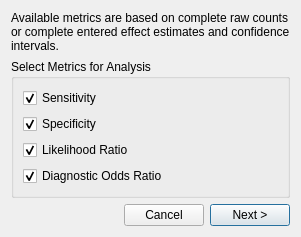
<?xml version="1.0" encoding="UTF-8"?>
<ui version="4.0">
 <class>DiagnosticMetricsDialog</class>
 <widget class="QDialog" name="DiagnosticMetricsDialog">
  <property name="windowModality"><enum>Qt::ApplicationModal</enum></property>
  <property name="geometry"><rect><x>0</x><y>0</y><width>0</width><height>0</height></rect></property>
  <property name="windowTitle"><string>Diagnostic Metrics</string></property>
  <property name="windowIcon"><iconset><normaloff>:/misc/meta.png</normaloff>:/misc/meta.png</iconset></property>
  <layout class="QVBoxLayout" name="dialog_layout">
   <item>
    <widget class="QScrollArea" name="content_scroll">
     <property name="frameShape"><enum>QFrame::NoFrame</enum></property>
     <property name="widgetResizable"><bool>true</bool></property>
     <widget class="QWidget" name="content_widget">
      <property name="geometry"><rect><x>0</x><y>0</y><width>440</width><height>240</height></rect></property>
      <layout class="QVBoxLayout" name="content_layout">
       <property name="leftMargin"><number>0</number></property><property name="topMargin"><number>0</number></property><property name="rightMargin"><number>0</number></property><property name="bottomMargin"><number>0</number></property>
       <item><widget class="QLabel" name="availability_label"><property name="text"><string>Available metrics are based on complete raw counts or complete entered effect estimates and confidence intervals.</string></property><property name="wordWrap"><bool>true</bool></property></widget></item>
       <item>
        <widget class="QGroupBox" name="metrics_grp_box">
         <property name="title"><string>Select Metrics for Analysis</string></property>
         <layout class="QVBoxLayout" name="metrics_layout">
          <item><widget class="QCheckBox" name="chk_box_sens"><property name="text"><string>Sensitivity</string></property><property name="checked"><bool>true</bool></property></widget></item>
          <item><widget class="QCheckBox" name="chk_box_spec"><property name="text"><string>Specificity</string></property><property name="checked"><bool>true</bool></property></widget></item>
          <item><widget class="QCheckBox" name="chk_box_lr"><property name="text"><string>Likelihood Ratio</string></property><property name="checked"><bool>true</bool></property></widget></item>
          <item><widget class="QCheckBox" name="chk_box_dor"><property name="text"><string>Diagnostic Odds Ratio</string></property><property name="checked"><bool>true</bool></property></widget></item>
         </layout>
        </widget>
       </item>
       <item><spacer name="content_spacer"><property name="orientation"><enum>Qt::Vertical</enum></property><property name="sizeHint" stdset="0"><size><width>20</width><height>0</height></size></property></spacer></item>
      </layout>
     </widget>
    </widget>
   </item>
   <item><layout class="QHBoxLayout" name="actions_layout"><item><spacer name="actions_spacer"><property name="orientation"><enum>Qt::Horizontal</enum></property><property name="sizeHint" stdset="0"><size><width>40</width><height>20</height></size></property></spacer></item><item><widget class="QPushButton" name="btn_cancel"><property name="text"><string>Cancel</string></property></widget></item><item><widget class="QPushButton" name="btn_ok"><property name="text"><string>Next &gt;</string></property><property name="default"><bool>true</bool></property></widget></item></layout></item>
  </layout>
 </widget>
 <tabstops><tabstop>chk_box_sens</tabstop><tabstop>chk_box_spec</tabstop><tabstop>chk_box_lr</tabstop><tabstop>chk_box_dor</tabstop><tabstop>btn_ok</tabstop></tabstops>
 <resources><include location="../images/icons.qrc"/></resources>
 <connections/>
</ui>
